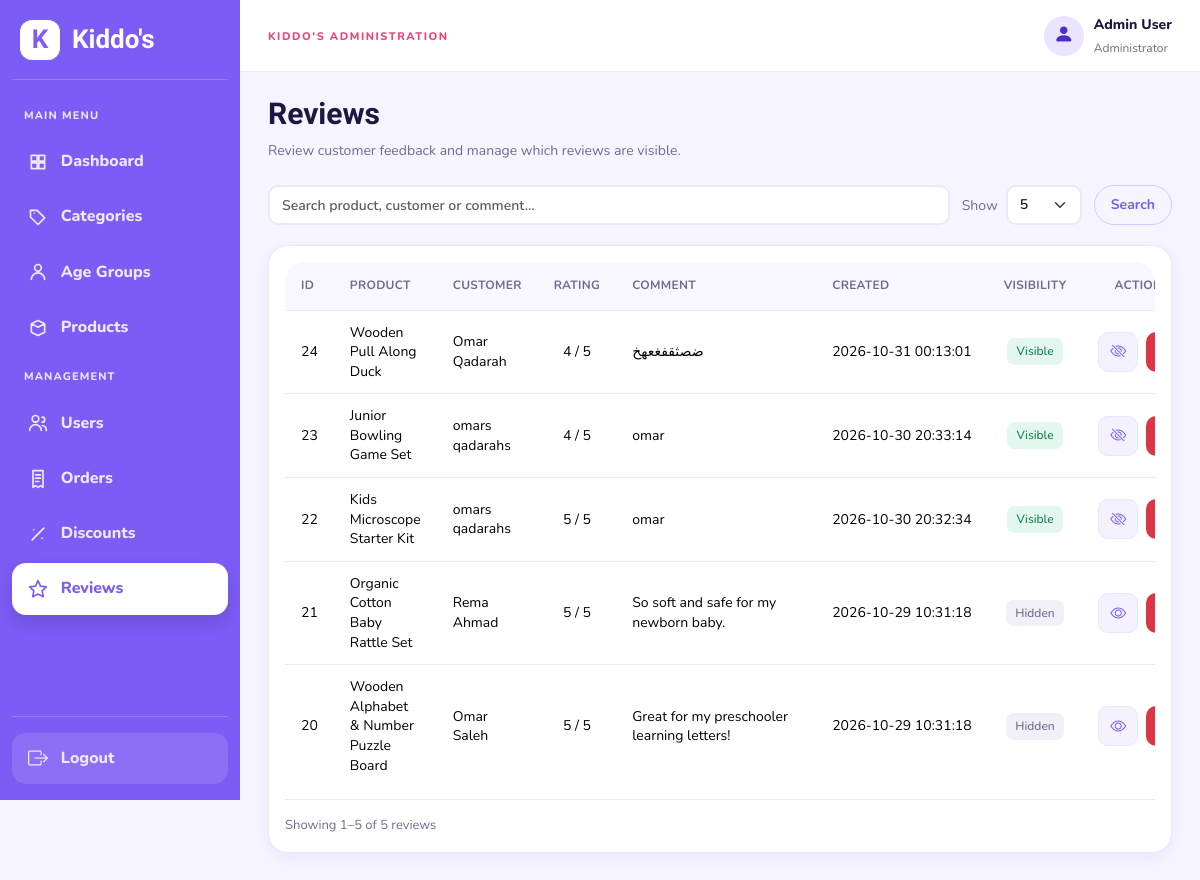
Before: /admin/reviews.php (signed in) with the older database file.
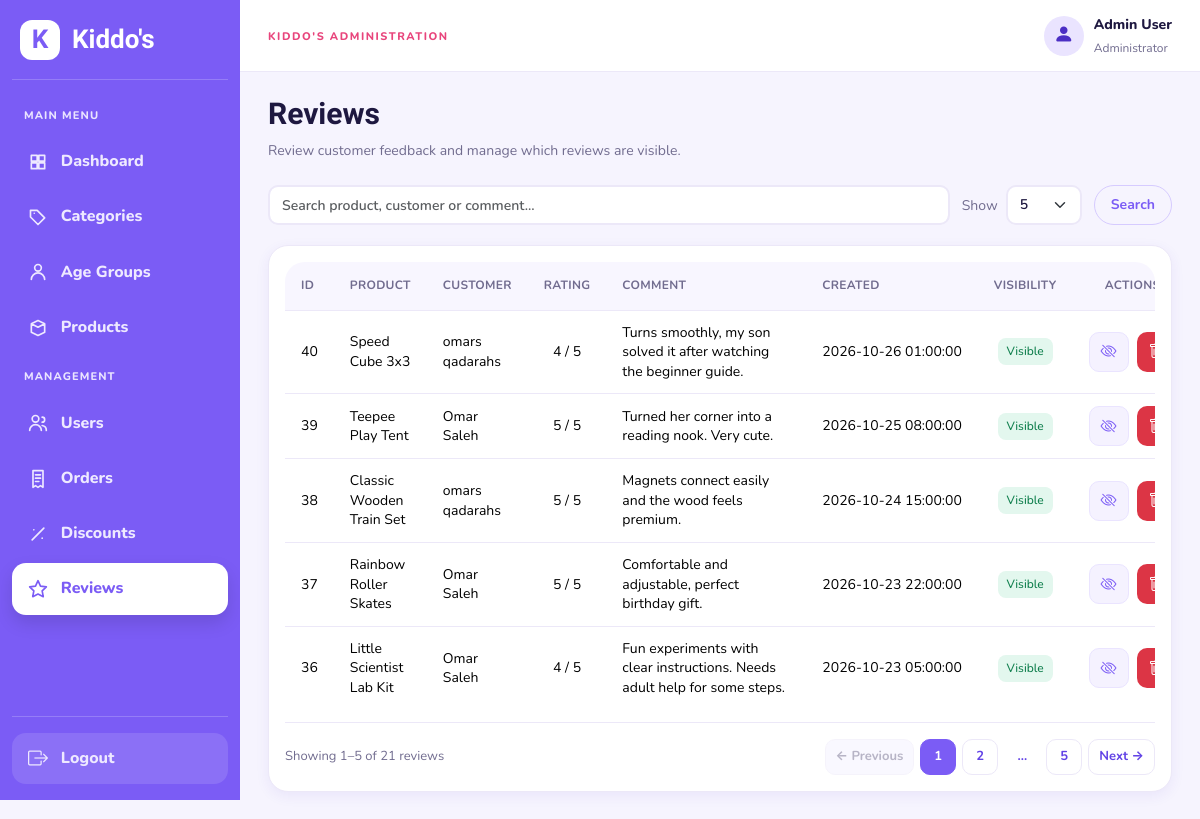
After: the same page with the newer database file.
### tables this page shows
CREATE TABLE IF NOT EXISTS `reviews` (
  `id` int(10) UNSIGNED NOT NULL AUTO_INCREMENT,
  `product_id` int(10) UNSIGNED NOT NULL,
  `user_id` int(10) UNSIGNED NOT NULL,
  `rating` tinyint(3) UNSIGNED NOT NULL,
  `comment` varchar(500) DEFAULT NULL,
  `is_visible` tinyint(1) NOT NULL DEFAULT 1,
  `created_at` datetime NOT NULL DEFAULT current_timestamp(),
  PRIMARY KEY (`id`),
  UNIQUE KEY `uq_review_once` (`product_id`,`user_id`),
  KEY `idx_reviews_user` (`user_id`)
);

CREATE TABLE IF NOT EXISTS `products` (
  `id` int(10) UNSIGNED NOT NULL AUTO_INCREMENT,
  `category_id` int(10) UNSIGNED NOT NULL,
  `name` varchar(120) NOT NULL,
  `description` text NOT NULL,
  `instructions` text DEFAULT NULL,
  `price` decimal(8,2) NOT NULL,
  `stock` int(10) UNSIGNED NOT NULL DEFAULT 0,
  `gender` enum('girls','boys','unisex') NOT NULL DEFAULT 'unisex',
  `min_age` tinyint(3) UNSIGNED NOT NULL,
  `max_age` tinyint(3) UNSIGNED NOT NULL,
  `image` varchar(255) DEFAULT NULL,
  `is_active` tinyint(1) NOT NULL DEFAULT 1,
  `created_at` datetime NOT NULL DEFAULT current_timestamp(),
  `updated_at` datetime NOT NULL DEFAULT current_timestamp() ON UPDATE current_timestamp(),
  PRIMARY KEY (`id`),
  KEY `idx_products_filters` (`category_id`,`gender`,`min_age`,`max_age`)
);

CREATE TABLE IF NOT EXISTS `users` (
  `id` int(10) UNSIGNED NOT NULL AUTO_INCREMENT,
  `first_name` varchar(50) NOT NULL,
  `last_name` varchar(50) NOT NULL,
  `email` varchar(120) NOT NULL,
  `password_hash` varchar(255) DEFAULT NULL,
  `google_id` varchar(64) DEFAULT NULL,
  `profile_image` varchar(255) DEFAULT NULL,
  `birth_date` date DEFAULT NULL,
  `phone` varchar(20) DEFAULT NULL,
  `role` enum('customer','admin') NOT NULL DEFAULT 'customer',
  `is_active` tinyint(1) NOT NULL DEFAULT 1,
  `created_at` datetime NOT NULL DEFAULT current_timestamp(),
  PRIMARY KEY (`id`),
  UNIQUE KEY `uq_users_email` (`email`),
  UNIQUE KEY `uq_users_google_id` (`google_id`)
);

### classes/AdminTable.php (called while the page is built, shortened)
<?php
class AdminTable
{
    private $pdo;
    public function __construct($pdo)
    {
        $this->pdo = $pdo;
    }
    public function getPage($type, $request)
    {
        $search = isset($request['search']) && is_string($request['search']) ? trim($request['search']) : '';
        $search = substr($search, 0, 120);
        $size = isset($request['per_page']) && is_scalar($request['per_page']) ? (string) $request['per_page'] : '5';
        $size = in_array($size, ['5', '10', '20', '50'], true) ? (int) $size : 5;
        $requestedPage = isset($request['page']) && is_string($request['page']) && ctype_digit($request['page']) ? (int) $request['page'] : 1;
        $where = [];
        $params = [];
        $filters = [];
        $query = ['search' => $search, 'per_page' => $size];
        switch ($type) {
            case 'reviews':
                $select = 'r.*, p.name AS product_name, u.first_name, u.last_name';
                $from = 'reviews r JOIN products p ON p.id = r.product_id JOIN users u ON u.id = r.user_id';
                $order = 'r.id DESC'; $searchColumns = ['p.name', "CONCAT(u.first_name, ' ', u.last_name)", 'r.comment'];
                break;
        }
        $condition = $where ? ' WHERE ' . implode(' AND ', $where) : '';
        $statement = $this->pdo->prepare('SELECT COUNT(*) FROM ' . $from . $condition);
        $statement->execute($params);
        $total = (int) $statement->fetchColumn();
        $pages = max(1, (int) ceil($total / $size));
        $page = min(max(1, $requestedPage), $pages);
        $offset = ($page - 1) * $size;
        $statement = $this->pdo->prepare('SELECT ' . $select . ' FROM ' . $from . $condition . ' ORDER BY ' . $order . ' LIMIT ? OFFSET ?');
        $statement->bindValue(count($params) + 1, $size, PDO::PARAM_INT);
        $statement->bindValue(count($params) + 2, $offset, PDO::PARAM_INT);
        $statement->execute();
        return ['rows' => $statement->fetchAll(PDO::FETCH_ASSOC), 'total' => $total, 'page' => $page, 'pages' => $pages,
            'size' => $size, 'start' => $total ? $offset + 1 : 0, 'end' => min($offset + $size, $total),
            'search' => $search, 'query' => $query, 'filters' => $filters, 'type' => $type];
    }
}

### classes/Review.php (called while the page is built, shortened)
<?php
class Review
{
    public function isValidRating($rating)
    {
        return in_array((string) $rating, ['1', '2', '3', '4', '5'], true);
    }
}

### includes/admin/table_helpers.php (called while the page is built)
<?php
function adminTableEscape($value)
{
    return htmlspecialchars((string) $value, ENT_QUOTES, 'UTF-8');
}
function adminTableUrl($pagination, $changes = [])
{
    $query = array_merge($pagination['query'], ['page' => $pagination['page']], $changes);
    $query = array_filter($query, function ($value) { return $value !== ''; });
    return '?' . http_build_query($query);
}

### admin/reviews.php (the view, shortened to what the changed rows need)
<?php
require_once __DIR__ . '/../includes/init.php';
require_once __DIR__ . '/../classes/Review.php';
$review = new Review($pdo);
require_once __DIR__ . '/../classes/AdminTable.php';
require_once __DIR__ . '/../includes/admin/table_helpers.php';
$adminTable = new AdminTable($pdo);
$pagination = $adminTable->getPage('reviews', $_GET);
$reviews = $pagination['rows'];
require_once __DIR__ . '/../includes/admin/layout_start.php';
?>
<div class="admin-page-header">
<div>
<h1>Reviews</h1>
</div>
</div>
<div class="admin-card"><div class="table-responsive"><table class="table admin-table align-middle admin-table-consistent admin-table-reviews"><thead><tr>
<th>ID</th><th>Product</th><th>Customer</th><th>Rating</th><th>Comment</th>
<th>Created</th><th>Visibility</th><th>Actions</th></tr></thead><tbody>
<?php foreach ($reviews as $row): ?><tr>
<td><?= (int) $row['id'] ?></td>
<td><?= htmlspecialchars((string) $row['product_name'], ENT_QUOTES, 'UTF-8') ?></td>
<td><?= htmlspecialchars((string) $row['first_name'] . ' ' . $row['last_name'], ENT_QUOTES, 'UTF-8') ?></td>
<td><?php if ($review->isValidRating($row['rating'])): ?>
<?= htmlspecialchars((string) $row['rating'], ENT_QUOTES, 'UTF-8') ?> / 5
<?php else: ?>Invalid rating (<?= htmlspecialchars((string) $row['rating'], ENT_QUOTES, 'UTF-8') ?>)<?php endif; ?></td>
<td><?= htmlspecialchars((string) ($row['comment'] ?? ''), ENT_QUOTES, 'UTF-8') ?></td>
<td><?= htmlspecialchars((string) $row['created_at'], ENT_QUOTES, 'UTF-8') ?></td>
<td><span class="badge <?= $row['is_visible'] ? 'bg-success' : 'bg-secondary' ?>"><?= $row['is_visible'] ? 'Visible' : 'Hidden' ?></span></td>
<td><form method="post" class="admin-actions">
<?php if ($row['is_visible']): ?>
<button class="btn admin-action-btn admin-action-toggle" name="action" value="hide" title="Hide review" aria-label="Hide review"><i class="bi bi-eye-slash" aria-hidden="true"></i></button>
<?php elseif ($review->isValidRating($row['rating'])): ?>
<button class="btn admin-action-btn admin-action-toggle" name="action" value="restore" title="Restore review" aria-label="Restore review"><i class="bi bi-eye" aria-hidden="true"></i></button>
<?php endif; ?>
<button class="btn admin-action-btn admin-action-delete" name="action" value="delete" title="Delete review" aria-label="Delete review"><i class="bi bi-trash" aria-hidden="true"></i></button>
</form></td></tr><?php endforeach; ?>
</tbody></table></div><?php require __DIR__ . '/../includes/admin/table_pagination.php'; ?></div><?php require_once __DIR__ . '/../includes/admin/layout_end.php'; ?>

### includes/admin/table_pagination.php
<div class="admin-pagination-footer">
    <p class="admin-result-count" role="status">Showing <?= $pagination['start'] ?>–<?= $pagination['end'] ?> of <?= $pagination['total'] ?> <?= str_replace('_', ' ', $pagination['type']) ?></p>
    <?php if ($pagination['total'] > $pagination['size']): ?>
        <nav aria-label="Table pagination"><ul class="admin-pagination">
            <li><?php if ($pagination['page'] > 1): ?><a aria-label="Previous page" href="<?= adminTableEscape(adminTableUrl($pagination, ['page' => $pagination['page'] - 1])) ?>">← Previous</a><?php else: ?><span aria-disabled="true">← Previous</span><?php endif; ?></li>
            <?php $lastPageShown = 0; ?>
            <?php $visiblePages = array_unique([1, max(1, $pagination['page'] - 1), $pagination['page'], min($pagination['pages'], $pagination['page'] + 1), $pagination['pages']]); sort($visiblePages); ?>
            <?php foreach ($visiblePages as $number): ?>
                <?php if ($lastPageShown && $number > $lastPageShown + 1): ?><li><span class="admin-pagination-ellipsis">…</span></li><?php endif; ?>
                <li><?php if ($number === $pagination['page']): ?><span aria-current="page"><?= $number ?></span><?php else: ?><a aria-label="Page <?= $number ?>" href="<?= adminTableEscape(adminTableUrl($pagination, ['page' => $number])) ?>"><?= $number ?></a><?php endif; ?></li>
                <?php $lastPageShown = $number; ?>
            <?php endforeach; ?>
            <li><?php if ($pagination['page'] < $pagination['pages']): ?><a aria-label="Next page" href="<?= adminTableEscape(adminTableUrl($pagination, ['page' => $pagination['page'] + 1])) ?>">Next →</a><?php else: ?><span aria-disabled="true">Next →</span><?php endif; ?></li>
        </ul></nav>
    <?php endif; ?>
</div>

Changed rows visible on the page:
no longer on this page (row unchanged): reviews: id "24", product.name "Wooden Pull Along Duck", user.last_name "Omar Qadarah", rating "4", comment "ضصثقفغعهخ", created_at "2026-10-31 00:13:01", is_visible "Visible"
no longer on this page (row unchanged): reviews: id "23", product.name "Junior Bowling Game Set", user.last_name "omars qadarahs", rating "4", comment "omar", created_at "2026-10-30 20:33:14", is_visible "Visible"
no longer on this page (row unchanged): reviews: id "22", product.name "Kids Microscope Starter Kit", user.last_name "omars qadarahs", rating "5", comment "omar", created_at "2026-10-30 20:32:34", is_visible "Visible"
no longer on this page (row unchanged): reviews: id "21", product.name "Organic Cotton Baby Rattle Set", user.last_name "Rema Ahmad", rating "5", comment "So soft and safe for my newborn baby.", created_at "2026-10-29 10:31:18", is_visible "Hidden"
no longer on this page (row unchanged): reviews: id "20", product.name "Wooden Alphabet & Number Puzzle Board", user.last_name "Omar Saleh", rating "5", comment "Great for my preschooler learning letters!", created_at "2026-10-29 10:31:18", is_visible "Hidden"
added reviews: id "40", product.name "Speed Cube 3x3", user.last_name "omars qadarahs", rating "4", comment "Turns smoothly, my son solved it after watching the beginner guide.", created_at "2026-10-26 01:00:00", is_visible "Visible"
added reviews: id "39", product.name "Teepee Play Tent", user.last_name "Omar Saleh", rating "5", comment "Turned her corner into a reading nook. Very cute.", created_at "2026-10-25 08:00:00", is_visible "Visible"
added reviews: id "38", product.name "Classic Wooden Train Set", user.last_name "omars qadarahs", rating "5", comment "Magnets connect easily and the wood feels premium.", created_at "2026-10-24 15:00:00", is_visible "Visible"
added reviews: id "37", product.name "Rainbow Roller Skates", user.last_name "Omar Saleh", rating "5", comment "Comfortable and adjustable, perfect birthday gift.", created_at "2026-10-23 22:00:00", is_visible "Visible"
added reviews: id "36", product.name "Little Scientist Lab Kit", user.last_name "Omar Saleh", rating "4", comment "Fun experiments with clear instructions. Needs adult help for some steps.", created_at "2026-10-23 05:00:00", is_visible "Visible"
Other visible differences:
$pagination['total']: "5" → "21"
text now shown: "← Previous Next →"
new list line: "1"
new list line: "2"
new list line: "… 5"
